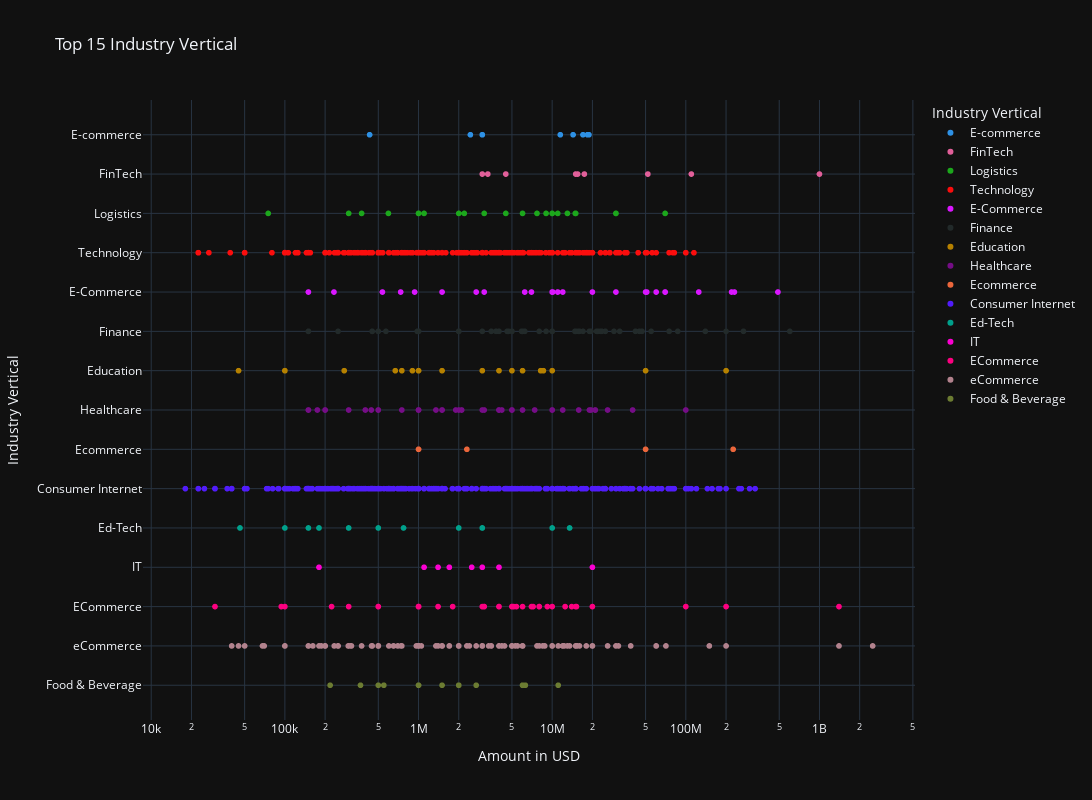

Here is the notebook cell this chart was saved with:
### Code cell
# scatter plot

for template in ["plotly_dark", "plotly", "plotly_white", "ggplot2", "seaborn", "simple_white", "none"]:
    fig = px.scatter(df_top_industry_vertical, x="Amount in USD", y="Industry Vertical", color="Industry Vertical", hover_name="Startup Name", log_x=True, size_max=60,
                title="Top 15 Industry Vertical", labels={"Amount in USD": "Amount in USD", "Industry Vertical": "Industry Vertical"},
                width=1500, height=800, template= 'plotly_dark',
                color_discrete_sequence=px.colors.qualitative.Dark24)
fig.show()

### Figure 1 — Plotly figure (JSON) as saved in the notebook; plotly's stock layout.template omitted (floating-point values rounded to 4 significant figures; data arrays with more than 128 entries replaced by an {"elided": "..."} marker saying what was removed)
{"data": [{"hovertemplate": "<b>%{hovertext}</b><br><br>Industry Vertical=%{y}<br>Amount in USD=%{x}<extra></extra>", "hovertext": ["Mamaearth", "StyleDotMe", "GlowRoad", "Medlife", "Kabadiwala", "Craftsvilla", "My Healthcare", "KrazyBee", "WOTU", "DAAKI", "Appario Retail Pvt Ltd.", "Milkbasket"], "legendgroup": "E-commerce", "marker": {"color": "#2E91E5", "symbol": "circle"}, "mode": "markers", "name": "E-commerce", "showlegend": true, "type": "scattergl", "x": [18358860, null, 11500000, 17000000, 430665, 2443495, 3000000, 14342000, null, null, 18840000, 3000000], "xaxis": "x", "y": ["E-commerce", "E-commerce", "E-commerce", "E-commerce", "E-commerce", "E-commerce", "E-commerce", "E-commerce", "E-commerce", "E-commerce", "E-commerce", "E-commerce"], "yaxis": "y"}, {"hovertemplate": "<b>%{hovertext}</b><br><br>Industry Vertical=%{y}<br>Amount in USD=%{x}<extra></extra>", "hovertext": ["wealthbucket", "Aye Finance", "Paytm", "FPL Technologies", "Cashflo", "Tala", "INDwealth", "OkCredit", "Biz2Credit"], "legendgroup": "FinTech", "marker": {"color": "#E15F99", "symbol": "circle"}, "mode": "markers", "name": "FinTech", "showlegend": true, "type": "scattergl", "x": [3000000, 17411265, 1000000000, 4500000, 3300000, 110000000, 15000000, 15500000, 52000000], "xaxis": "x", "y": ["FinTech", "FinTech", "FinTech", "FinTech", "FinTech", "FinTech", "FinTech", "FinTech", "FinTech"], "yaxis": "y"}, {"hovertemplate": "<b>%{hovertext}</b><br><br>Industry Vertical=%{y}<br>Amount in USD=%{x}<extra></extra>", "hovertext": ["Pando", "Origo Commodities India Pvt. Ltd", "StanPlus", "BlackBuck", "Ecom Express", "SpeedBox", "Box My Space", "TruxApp", "VDeliver", "4tigo", "Delhivery", "Loadshare", "Emiza", "Rivigo", "Blackbuck", "Leap India", "GoComet", "Shadowfox", "Connect India", "Pikkol", "MaalGaadi", "Pikkol", "Grab.in", "Quickli", "Truckola", "Gobolt", "Schedulers Logistics", "Zebroads", "Derbii", "WoW Express", "Shipsy", "TruckingCube"], "legendgroup": "Logistics", "marker": {"color": "#1CA71C", "symbol": "circle"}, "mode": "markers", "name": "Logistics", "showlegend": true, "type": "scattergl", "x": [9000000, 11000000, 1100000, 7700000, 30000000, 300000, null, 3100000, null, 10000000, 30000000, null, 4500000, 15000000, 70000000, 13000000, null, 10000000, 1000000, null, 375000, null, 2000000, null, 595000, null, 6000000, 75000, null, 2200000, 1000000, 14900000], "xaxis": "x", "y": ["Logistics", "Logistics", "Logistics", "Logistics", "Logistics", "Logistics", "Logistics", "Logistics", "Logistics", "Logistics", "Logistics", "Logistics", "Logistics", "Logistics", "Logistics", "Logistics", "Logistics", "Logistics", "Logistics", "Logistics", "Logistics", "Logistics", "Logistics", "Logistics", "Logistics", "Logistics", "Logistics", "Logistics", "Logistics", "Logistics", "Logistics", "Logistics"], "yaxis": "y"}, {"hovertemplate": "<b>%{hovertext}</b><br><br>Industry Vertical=%{y}<br>Amount in USD=%{x}<extra></extra>", "hovertext": {"elided": "478 str values"}, "legendgroup": "Technology", "marker": {"color": "#FB0D0D", "symbol": "circle"}, "mode": "markers", "name": "Technology", "showlegend": true, "type": "scattergl", "x": {"elided": "478 int values"}, "xaxis": "x", "y": {"elided": "478 str values"}, "yaxis": "y"}, {"hovertemplate": "<b>%{hovertext}</b><br><br>Industry Vertical=%{y}<br>Amount in USD=%{x}<extra></extra>", "hovertext": ["CarDekho", "Licious", "Lenskart.com", "Digital Mall Asia", "CarDekho", "Meesho", "Cars24", "Grofers", "Moglix", "NoBroker", "FabHotels", "Kashmir Box", "eshakti", "Edyoo", "Urban Ladder", "Cashify", "Infibeam", "Udaan", "The Label Life", "Vahdam Tea", "Shopholix", "Tea Box", "HomeLane", "Purplle", "Cash Suvidha", "EasyEcom", "IGP.com", "Specsmakers", "Garage On Road"], "legendgroup": "E-Commerce", "marker": {"color": "#DA16FF", "symbol": "circle"}, "mode": "markers", "name": "E-Commerce", "showlegend": true, "type": "scattergl", "x": [70000000, 30000000, 231000000, 220000000, 20000000, 125000000, 11000000, 70000000, 60000000, 51000000, 488997554, null, 10100000, 735000, 12000000, 935089, 6230000, 50000000, 3100000, 1500000, 233000, 7000000, 10000000, 537000, 2700000, 150000, null, 10000000, null], "xaxis": "x", "y": ["E-Commerce", "E-Commerce", "E-Commerce", "E-Commerce", "E-Commerce", "E-Commerce", "E-Commerce", "E-Commerce", "E-Commerce", "E-Commerce", "E-Commerce", "E-Commerce", "E-Commerce", "E-Commerce", "E-Commerce", "E-Commerce", "E-Commerce", "E-Commerce", "E-Commerce", "E-Commerce", "E-Commerce", "E-Commerce", "E-Commerce", "E-Commerce", "E-Commerce", "E-Commerce", "E-Commerce", "E-Commerce", "E-Commerce"], "yaxis": "y"}, {"hovertemplate": "<b>%{hovertext}</b><br><br>Industry Vertical=%{y}<br>Amount in USD=%{x}<extra></extra>", "hovertext": ["InCred", "Progcap", "Alteria Capital", "RenewBuy", "Avail Finance", "BharatPe", "Kuvera", "Samunnati Financial Intermediation & Services Pvt. Ltd", "InCred Finance", "HealthFin", "Finzy", "True North", "Kinara Capital", "Ofbusiness", "Black Soil", "CoinTribe", "Crowdera", "Annapurna Finance", "AyeFinance", "Alpha Capital", "Nivesh", "Drip capital", "Sqqrl", "OpenTap", "Vola", "Aashiyaan", "Varthana", "Loanzen", "AyeFinance", "mintifi", "Mihuru", "Capital Float", "MyLoanCare", "Smartcoin", "Lendingkart", "happay", "Fincash", "AyeFinance", "EarlySalary", "Lendingkart", "Samunnati", "pi Ventures", "OptaCredit", "NeoGrowth Credit", "Aye Finance", "Spandana Sphoorty", "Prest Loans", "Fisdom", "Epiq Capital", "IDG Ventures", "Edelweiss", "MSE", "SaveBC", "Aye Finance", "1Crowd", "GramCover", "ISFC", "NeoGrowth", "LenDenClub", "Veritas Finance", "Buddy", "Villgro"], "legendgroup": "Finance", "marker": {"color": "#222A2A", "symbol": "circle"}, "mode": "markers", "name": "Finance", "showlegend": true, "type": "scattergl", "x": [5900000, 5000000, 140000000, 19000000, 9000000, 75000000, 45000000, 5000000, 42000000, null, 1000000, 600000000, 5000000, 29000000, 17000000, 10000000, null, 23000000, 21500000, 14800000, 450000, 15000000, 1000000, 450000, 500000, 2000000, 55000000, null, 4600000, 2000000, 150000, 22000000, 978000, 2000000, 87000000, 250000, 150000, 3800000, 15700000, 4700000, 23500000, 25000000, 4000000, 47000000, 6240000, 19500000, 570000, 3000000, 200000000, 10000000, 270000000, 32000000, 6000000, 8000000, null, 1000000, 6000000, 16000000, null, 4700000, 500000, 3500000], "xaxis": "x", "y": ["Finance", "Finance", "Finance", "Finance", "Finance", "Finance", "Finance", "Finance", "Finance", "Finance", "Finance", "Finance", "Finance", "Finance", "Finance", "Finance", "Finance", "Finance", "Finance", "Finance", "Finance", "Finance", "Finance", "Finance", "Finance", "Finance", "Finance", "Finance", "Finance", "Finance", "Finance", "Finance", "Finance", "Finance", "Finance", "Finance", "Finance", "Finance", "Finance", "Finance", "Finance", "Finance", "Finance", "Finance", "Finance", "Finance", "Finance", "Finance", "Finance", "Finance", "Finance", "Finance", "Finance", "Finance", "Finance", "Finance", "Finance", "Finance", "Finance", "Finance", "Finance", "Finance"], "yaxis": "y"}, {"hovertemplate": "<b>%{hovertext}</b><br><br>Industry Vertical=%{y}<br>Amount in USD=%{x}<extra></extra>", "hovertext": ["Sunstone Eduversity Pvt. Ltd", "Furtados School of Music", "Genius Corner", "Rao IIT Academy", "Eruditus", "Simplilearn", "TopRankers", "Byjus", "Convegenius", "CueMath", "Prepathon", "EduAce Services", "Fundamentor", "EduPristine", "Vahan", "Imarticus Learning", "Magic Crate", "Avanti Learning", "Career360", "MyChild App", "MyCity4Kids", "Justdakhila.com", "Myly", "Gyaanzone"], "legendgroup": "Education", "marker": {"color": "#B68100", "symbol": "circle"}, "mode": "markers", "name": "Education", "showlegend": true, "type": "scattergl", "x": [1500000, 200000000, 278000, 8600000, 8200000, 6000000, 670000, 50000000, 900000, 4000000, null, 1000000, null, 10000000, null, 1000000, null, 5000000, null, 100000, 3000000, 750000, 100000, 45000], "xaxis": "x", "y": ["Education", "Education", "Education", "Education", "Education", "Education", "Education", "Education", "Education", "Education", "Education", "Education", "Education", "Education", "Education", "Education", "Education", "Education", "Education", "Education", "Education", "Education", "Education", "Education"], "yaxis": "y"}, {"hovertemplate": "<b>%{hovertext}</b><br><br>Industry Vertical=%{y}<br>Amount in USD=%{x}<extra></extra>", "hovertext": ["Medikabazaar", "3HCare", "MamaEarth", "MyUpchar", "iNICU", "5th Vital", "MEngage", "Healthsignz", "Zoctr", "Theranosis", "NirogStreet", "Tynor Othontics", "Sigtuple", "mfine", "HWell24", "Letsmd", "Pregbuddy", "mamaearth", "Visit", "Doxper", "Wellthy", "MedGenome", "Karma Healthcare", "Asia Institute Of Medical Science", "Healthi", "Shape", "healthifyme", "MedTel", "The Healthy Billions", "Predible Health", "Axio", "eKincare", "PeeSafe", "CureFit", "Cygnus Hospitals", "Portea", "MobieFit", "OncoStem", "HWell24 Plus", "Curatio", "PeeSafe.in", "HealthIntel", "Healthcare at Home", "Medwell Ventures", "QorQI", "Niramai", "iGenetics", "PeeBuddy", "Xcode", "Tricog", "MobiDent", "Cult", "HEAL Institute", "Vyome Biosciences", "Life Circle", "Address Health", "Consure Medical", "Cult Fitness", "medECUBE", "Pramati", "Touchkin", "Transcell", "LiveNutriFit", "Invictus Oncology", "PlanMy MedicalTrip", "Care24", "Obino", "Remidio", "Saral Designs", "Gajty"], "legendgroup": "Healthcare", "marker": {"color": "#750D86", "symbol": "circle"}, "mode": "markers", "name": "Healthcare", "showlegend": true, "type": "scattergl", "x": [15800000, 1000000, 4000000, 5000000, null, 500000, 175000, 5000000, null, null, 300000, 21000000, 19000000, 4200000, 200000, 1000000, null, null, null, 1900000, 2100000, 10000000, 500000, 21000000, 3100000, 100000000, 12000000, null, 2100000, null, 7400000, 1500000, 1000000, 10000000, 750000, 26000000, 1350000, 6000000, null, null, 1000000, null, 40000000, 21000000, null, null, 19500000, 443000, null, null, null, 3000000, null, 2000000, 150000, 1500000, null, null, 4000000, 200000, 400000, null, null, null, 150000, 4000000, null, null, null, null], "xaxis": "x", "y": ["Healthcare", "Healthcare", "Healthcare", "Healthcare", "Healthcare", "Healthcare", "Healthcare", "Healthcare", "Healthcare", "Healthcare", "Healthcare", "Healthcare", "Healthcare", "Healthcare", "Healthcare", "Healthcare", "Healthcare", "Healthcare", "Healthcare", "Healthcare", "Healthcare", "Healthcare", "Healthcare", "Healthcare", "Healthcare", "Healthcare", "Healthcare", "Healthcare", "Healthcare", "Healthcare", "Healthcare", "Healthcare", "Healthcare", "Healthcare", "Healthcare", "Healthcare", "Healthcare", "Healthcare", "Healthcare", "Healthcare", "Healthcare", "Healthcare", "Healthcare", "Healthcare", "Healthcare", "Healthcare", "Healthcare", "Healthcare", "Healthcare", "Healthcare", "Healthcare", "Healthcare", "Healthcare", "Healthcare", "Healthcare", "Healthcare", "Healthcare", "Healthcare", "Healthcare", "Healthcare", "Healthcare", "Healthcare", "Healthcare", "Healthcare", "Healthcare", "Healthcare", "Healthcare", "Healthcare", "Healthcare", "Healthcare"], "yaxis": "y"}, {"hovertemplate": "<b>%{hovertext}</b><br><br>Industry Vertical=%{y}<br>Amount in USD=%{x}<extra></extra>", "hovertext": ["Zilingo", "Meesho", "Glassic", "eShakti", "Hungry Foal", "Gingercrush", "Heads Up For Tails", "Moglix"], "legendgroup": "Ecommerce", "marker": {"color": "#EB663B", "symbol": "circle"}, "mode": "markers", "name": "Ecommerce", "showlegend": true, "type": "scattergl", "x": [226000000, 50000000, null, 2300000, null, 1000000, 1000000, null], "xaxis": "x", "y": ["Ecommerce", "Ecommerce", "Ecommerce", "Ecommerce", "Ecommerce", "Ecommerce", "Ecommerce", "Ecommerce"], "yaxis": "y"}, {"hovertemplate": "<b>%{hovertext}</b><br><br>Industry Vertical=%{y}<br>Amount in USD=%{x}<extra></extra>", "hovertext": {"elided": "941 str values"}, "legendgroup": "Consumer Internet", "marker": {"color": "#511CFB", "symbol": "circle"}, "mode": "markers", "name": "Consumer Internet", "showlegend": true, "type": "scattergl", "x": {"elided": "941 int values"}, "xaxis": "x", "y": {"elided": "941 str values"}, "yaxis": "y"}, {"hovertemplate": "<b>%{hovertext}</b><br><br>Industry Vertical=%{y}<br>Amount in USD=%{x}<extra></extra>", "hovertext": ["quizizz", "kidovators", "Chrysalis", "Edureka", "IndigoLearn", "Vedantu", "Kriger Campus", "IMAX Program", "Littlemore", "Toppr", "Shirsa Labs", "Avishkaar Box", "Purple Squirrel", "Nayi Disha"], "legendgroup": "Ed-Tech", "marker": {"color": "#00A08B", "symbol": "circle"}, "mode": "markers", "name": "Ed-Tech", "showlegend": true, "type": "scattergl", "x": [3000000, 180000, null, 2000000, 150000, 10000000, 46140, 13500000, 3000000, 100000, 500000, 772500, null, 300000], "xaxis": "x", "y": ["Ed-Tech", "Ed-Tech", "Ed-Tech", "Ed-Tech", "Ed-Tech", "Ed-Tech", "Ed-Tech", "Ed-Tech", "Ed-Tech", "Ed-Tech", "Ed-Tech", "Ed-Tech", "Ed-Tech", "Ed-Tech"], "yaxis": "y"}, {"hovertemplate": "<b>%{hovertext}</b><br><br>Industry Vertical=%{y}<br>Amount in USD=%{x}<extra></extra>", "hovertext": ["Narvar", "Anchanto", "19th mile", "Entropik", "Elucidata", "Disprz", "Capillary", "Credy"], "legendgroup": "IT", "marker": {"color": "#FB00D1", "symbol": "circle"}, "mode": "markers", "name": "IT", "showlegend": true, "type": "scattergl", "x": [3000000, 4000000, 180000, 1100000, 1700000, 2500000, 20000000, 1400000], "xaxis": "x", "y": ["IT", "IT", "IT", "IT", "IT", "IT", "IT", "IT"], "yaxis": "y"}, {"hovertemplate": "<b>%{hovertext}</b><br><br>Industry Vertical=%{y}<br>Amount in USD=%{x}<extra></extra>", "hovertext": ["FreshBoxx", "Leverage Edu", "Happily Unmarried", "Universal Sportsbiz Pvt. Ltd", "Zefo", "Yaantra", "Meesho", "NetMeds", "The Good Life", "Paytm", "TravelSpice", "Paalak", "Paytm", "iOrderFresh", "Fynd", "Zapyle", "Licious", "BigBasket", "Voonik", "Wooplr", "48East", "Urban Ladder", "Johari Shop", "Buttercups", "Zappfresh", "Aahaa", "Tarusa World", "Ninjacart", "Wooplr", "Kartrocket", "Indiamart", "Stylflip", "Supplified", "PinkBlue", "Blue Tokai Coffee", "RoadGods", "Perfumery", "Smartcooky", "Xpressbees", "Careongo", "Jaypore", "Smartcooky", "DogSpot", "Instaproc", "Melorra", "Lumiere", "Koovs", "SavvyMob", "Shopclues", "Buildkar", "DailyObjects", "IndustryBuying", "Just Buy Live", "IMbesharam", "FirstCry", "SnapBizz", "SkyCandle", "Teabox.com", "Buildzar", "WhatsOnRent", "Truebil"], "legendgroup": "ECommerce", "marker": {"color": "#FC0080", "symbol": "circle"}, "mode": "markers", "name": "ECommerce", "showlegend": true, "type": "scattergl", "x": [null, null, null, 15000000, 9200000, 3100000, 3100000, 14000000, 1000000, 1400000000, null, null, 200000000, null, 500000, null, 10000000, 7000000, 6000000, 8000000, 500000, 15200000, 94000, null, null, 1000000, null, 3000000, null, 8000000, null, null, 1000000, 223608, null, 100000, 30000, null, 12500000, 300000, 5000000, null, null, null, 5000000, null, 5400000, 1000000, 100000000, null, 1400000, 1800000, 20000000, 4000000, null, 7200000, null, null, 4000000, null, 5150000], "xaxis": "x", "y": ["ECommerce", "ECommerce", "ECommerce", "ECommerce", "ECommerce", "ECommerce", "ECommerce", "ECommerce", "ECommerce", "ECommerce", "ECommerce", "ECommerce", "ECommerce", "ECommerce", "ECommerce", "ECommerce", "ECommerce", "ECommerce", "ECommerce", "ECommerce", "ECommerce", "ECommerce", "ECommerce", "ECommerce", "ECommerce", "ECommerce", "ECommerce", "ECommerce", "ECommerce", "ECommerce", "ECommerce", "ECommerce", "ECommerce", "ECommerce", "ECommerce", "ECommerce", "ECommerce", "ECommerce", "ECommerce", "ECommerce", "ECommerce", "ECommerce", "ECommerce", "ECommerce", "ECommerce", "ECommerce", "ECommerce", "ECommerce", "ECommerce", "ECommerce", "ECommerce", "ECommerce", "ECommerce", "ECommerce", "ECommerce", "ECommerce", "ECommerce", "ECommerce", "ECommerce", "ECommerce", "ECommerce"], "yaxis": "y"}, {"hovertemplate": "<b>%{hovertext}</b><br><br>Industry Vertical=%{y}<br>Amount in USD=%{x}<extra></extra>", "hovertext": {"elided": "186 str values"}, "legendgroup": "eCommerce", "marker": {"color": "#B2828D", "symbol": "circle"}, "mode": "markers", "name": "eCommerce", "showlegend": true, "type": "scattergl", "x": {"elided": "186 int values"}, "xaxis": "x", "y": {"elided": "186 str values"}, "yaxis": "y"}, {"hovertemplate": "<b>%{hovertext}</b><br><br>Industry Vertical=%{y}<br>Amount in USD=%{x}<extra></extra>", "hovertext": ["RAW Pressery", "FYRE", "Chevon", "GoldFarm", "MyGreens", "HealthSutra", "WayCool", "Faasos", "Fresh Food Concepts", "Sattviko", "Chai Thela", "Yumlane", "Drums Food", "Bonhomia", "Biryani Blues", "Tpot", "Roll Mafia", "Dropkaffe", "Big Fish Ventures", "Hello Curry", "Bonhomia", "B9 Beverages", "WIMWI Foods"], "legendgroup": "Food & Beverage", "marker": {"color": "#6C7C32", "symbol": "circle"}, "mode": "markers", "name": "Food & Beverage", "showlegend": true, "type": "scattergl", "x": [6000000, 500000, null, 2000000, 1000000, null, 2700000, 6300000, 2000000, null, 218000, 1000000, null, null, 368000, null, null, 550000, 11100000, 1500000, 1000000, 6000000, null], "xaxis": "x", "y": ["Food & Beverage", "Food & Beverage", "Food & Beverage", "Food & Beverage", "Food & Beverage", "Food & Beverage", "Food & Beverage", "Food & Beverage", "Food & Beverage", "Food & Beverage", "Food & Beverage", "Food & Beverage", "Food & Beverage", "Food & Beverage", "Food & Beverage", "Food & Beverage", "Food & Beverage", "Food & Beverage", "Food & Beverage", "Food & Beverage", "Food & Beverage", "Food & Beverage", "Food & Beverage"], "yaxis": "y"}], "layout": {"height": 800, "legend": {"title": {"text": "Industry Vertical"}, "tracegroupgap": 0}, "title": {"text": "Top 15 Industry Vertical"}, "width": 1500, "xaxis": {"anchor": "y", "domain": [0, 1], "title": {"text": "Amount in USD"}, "type": "log"}, "yaxis": {"anchor": "x", "categoryarray": ["Food & Beverage", "eCommerce", "ECommerce", "IT", "Ed-Tech", "Consumer Internet", "Ecommerce", "Healthcare", "Education", "Finance", "E-Commerce", "Technology", "Logistics", "FinTech", "E-commerce"], "categoryorder": "array", "domain": [0, 1], "title": {"text": "Industry Vertical"}}}}
